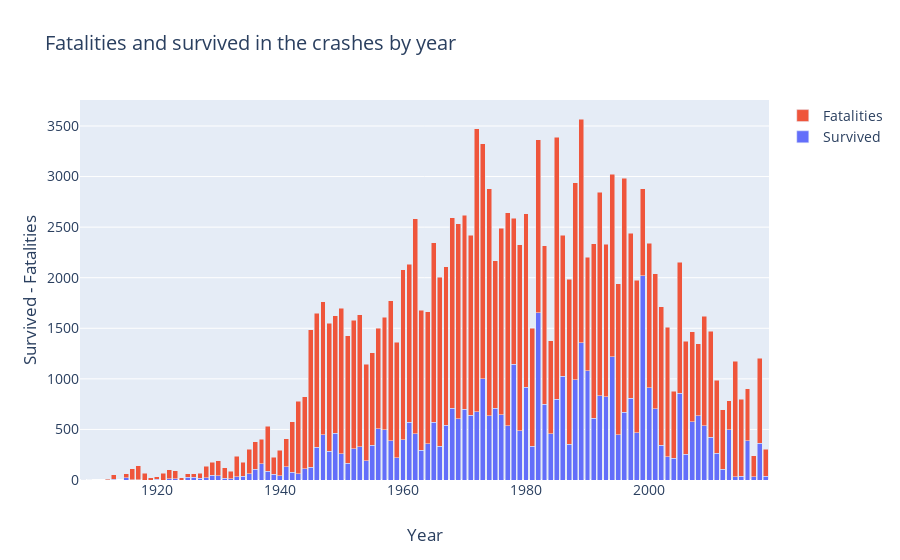
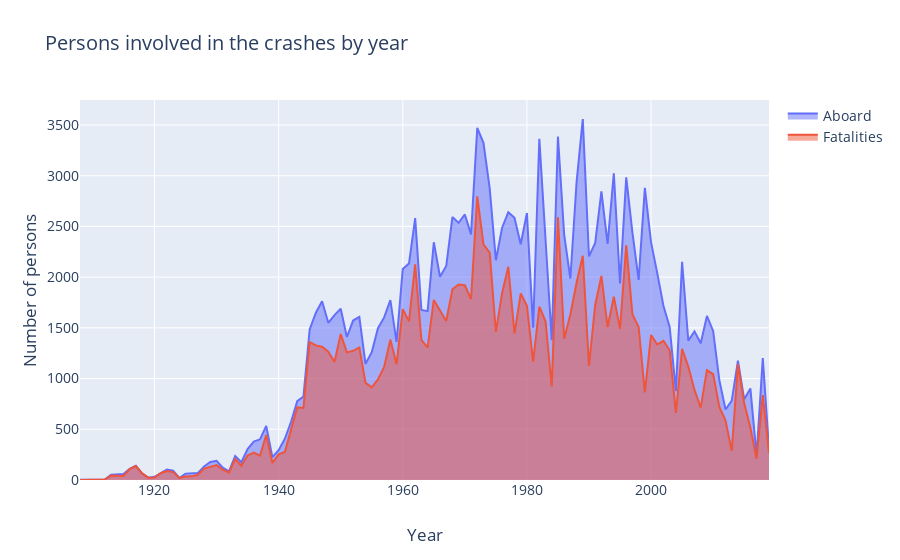

Here is the notebook cell these charts were saved with, in order:
### Code cell
aboard_fatalities = dataset.pivot_table(values=["Aboard","Fatalities","Survived"],index="Year",aggfunc=np.sum)

data = [
    go.Bar(name='Survived', x=aboard_fatalities["Survived"].index, y = aboard_fatalities["Survived"].values),
    go.Bar(name='Fatalities', x=aboard_fatalities["Fatalities"].index, y = aboard_fatalities["Fatalities"].values)
]

layout = go.Layout(title="Fatalities and survived in the crashes by year",
                   xaxis=dict(title="Year"),
                   yaxis=dict(title="Survived - Fatalities"),
                   font=dict(size=14))
fig = go.Figure(data, layout)
fig.update_layout(barmode='stack')
py.iplot(fig)

aboard_fatalities['Proportion'] = aboard_fatalities['Fatalities'] / aboard_fatalities['Aboard']

data = [
    go.Scatter(name='Aboard', x=aboard_fatalities["Aboard"].index, y = aboard_fatalities["Aboard"].values, fill='tozeroy'),
    go.Scatter(name='Fatalities', x=aboard_fatalities["Fatalities"].index, y = aboard_fatalities["Fatalities"].values,fill='tozeroy')
]

layout = go.Layout(title="Persons involved in the crashes by year",
                   xaxis=dict(title="Year"),
                   yaxis=dict(title="Number of persons"),
                   font=dict(size=14))
fig = go.Figure(data, layout)
py.iplot(fig)
